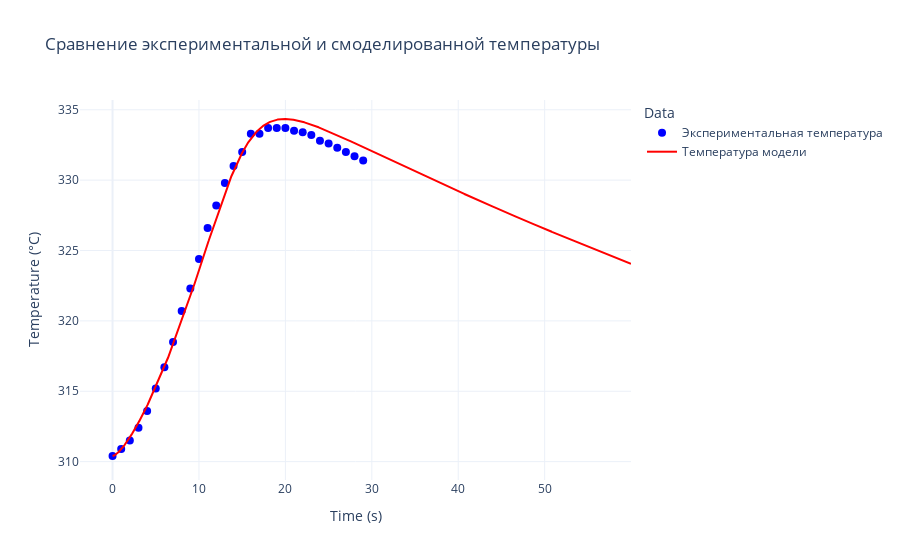
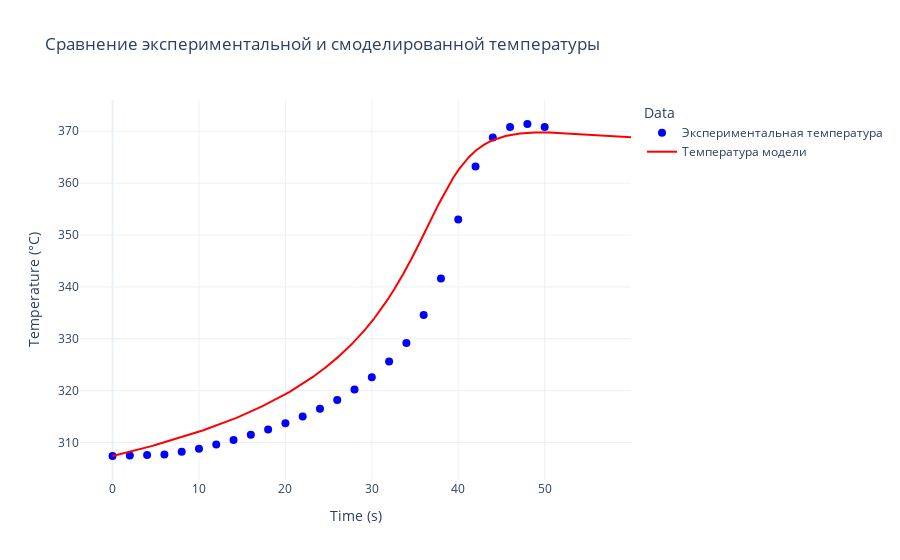

Write notebook code for charts like these, in order.
### Code cell
n = 1
P = block1(n)
P2, MMn = block2(P, n)

#C = calcMatrixC(P2[len(P2)-1], MMn[len(MMn)-1])
#printCharacteristics(C)
#
#plt.subplot(1, 2, 1)
#plt.plot(C[550:750, 0], C[550:750, 1])
#plt.title("результат имитационного модели ММР")
#
#plt.subplot(1, 2, 2)
#plt.plot(MMn[5:35], P2[5:35], "r")  #
#plt.title("Рассчитанный модель")
#plt.show()

### Figure 1 — Plotly figure (JSON) as saved in the notebook; plotly's stock layout.template omitted (floating-point values rounded to 4 significant figures; data arrays with more than 128 entries replaced by an {"elided": "..."} marker saying what was removed)
{"data": [{"marker": {"color": "blue", "size": 8}, "mode": "markers", "name": "Экспериментальная температура", "type": "scatter", "x": [0, 1, 2, 3, 4, 5, 6, 7, 8, 9, 10, 11, 12, 13, 14, 15, 16, 17, 18, 19, 20, 21, 22, 23, 24, 25, 26, 27, 28, 29, 30, 31, 32, 33, 34, 35, 36, 37, 38, 39, 40, 41, 42, 43, 44, 45, 46, 47, 48, 49, 50, 51, 52, 53, 54, 55, 56, 57, 58, 59], "y": [310.4, 310.9, 311.5, 312.4, 313.6, 315.2, 316.7, 318.5, 320.7, 322.3, 324.4, 326.6, 328.2, 329.8, 331, 332, 333.3, 333.3, 333.7, 333.7, 333.7, 333.5, 333.4, 333.2, 332.8, 332.6, 332.3, 332, 331.7, 331.4]}, {"line": {"color": "red", "width": 2}, "mode": "lines", "name": "Температура модели", "type": "scatter", "x": {"elided": "6000 float values"}, "y": {"elided": "6001 float values"}}], "layout": {"legend": {"title": {"text": "Data"}}, "title": {"text": "Сравнение экспериментальной и смоделированной температуры"}, "xaxis": {"title": {"text": "Time (s)"}}, "yaxis": {"title": {"text": "Temperature (°C)"}}}}

### Figure 2 — Plotly figure (JSON) as saved in the notebook; plotly's stock layout.template omitted (floating-point values rounded to 4 significant figures; data arrays with more than 128 entries replaced by an {"elided": "..."} marker saying what was removed)
{"data": [{"marker": {"color": "blue", "size": 8}, "mode": "markers", "name": "Экспериментальная температура", "type": "scatter", "x": [0, 2, 4, 6, 8, 10, 12, 14, 16, 18, 20, 22, 24, 26, 28, 30, 32, 34, 36, 38, 40, 42, 44, 46, 48, 50, 52, 54, 56, 58], "y": [307.4, 307.5, 307.6, 307.7, 308.2, 308.8, 309.6, 310.5, 311.5, 312.5, 313.7, 315, 316.5, 318.2, 320.2, 322.6, 325.6, 329.2, 334.6, 341.6, 353, 363.2, 368.8, 370.8, 371.4, 370.8]}, {"line": {"color": "red", "width": 2}, "mode": "lines", "name": "Температура модели", "type": "scatter", "x": {"elided": "6000 float values"}, "y": {"elided": "6001 float values"}}], "layout": {"legend": {"title": {"text": "Data"}}, "title": {"text": "Сравнение экспериментальной и смоделированной температуры"}, "xaxis": {"title": {"text": "Time (s)"}}, "yaxis": {"title": {"text": "Temperature (°C)"}}}}
